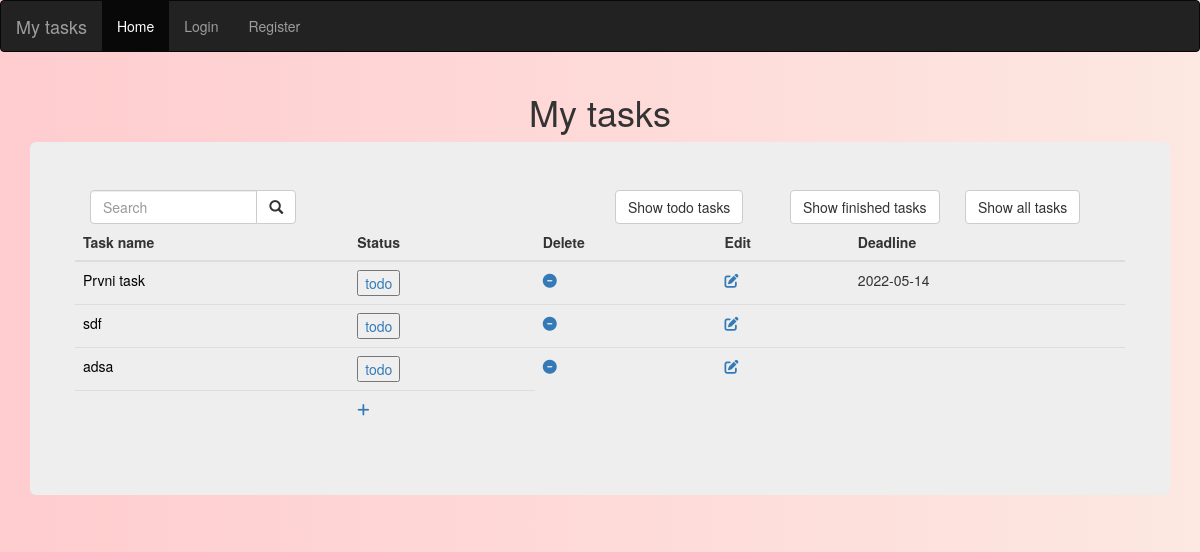
The page /show_todo on the database its author committed.
### main.py (models this page shows, shortened)
class Task(db.Model):
    __tablename__ = "tasks"
    id = db.Column(db.Integer, primary_key=True)
    user_id = db.Column(db.Integer, db.ForeignKey("users.id"))
    title = db.Column(db.String(500), unique=True, nullable=False)
    description = db.Column(db.String(500), nullable=False)
    status = db.Column(db.String(20), nullable=False)
    deadline = db.Column(db.String(30), nullable=False)

### main.py (the view)
@app.route('/show_todo', methods=["GET", "POST"])
def show_todo():
    all_tasks = db.session.query(Task).all()
    todo_tasks = [task for task in all_tasks if task.status == "todo"]
    return render_template("index.html", tasks=todo_tasks,
                           current_user=current_user)

### templates/index.html
{% extends "base.html" %}
{% block content %}
<div class="row">
    <div class="col-sm-6">
        <form action="" method="POST">
            <div class="input-group col-xs-5">
                <input type="text" class="form-control" placeholder="Search" name="search">
                <div class="input-group-btn">
                    <button class="btn btn-default" type="submit">
                        <i class="glyphicon glyphicon-search"></i>
                    </button>
                </div>
            </div>
        </form>
    </div>
    <div class="col-sm-2">
        <form action="/show_todo" method="POST">
            <button class="btn btn-default" type="submit">
                Show todo tasks
            </button>
        </form>
    </div>
    <div class="col-sm-2">
        <form action="/show_finished" method="POST">
            <button class="btn btn-default" type="submit">
                Show finished tasks
            </button>
        </form>
    </div>
    <div class="col-sm-2">
        <a href="{{ url_for('home')}}">
            <button class="btn btn-default" type="submit">
                Show all tasks
            </button>
        </a>
    </div>
    <table class="table">
        <thead>
        <tr>
            <th scope="col">Task name</th>
            <th scope="col">Status</th>
            <th scope="col">Delete</th>
            <th scope="col">Edit</th>
            <th scope="col">Deadline</th>
        </tr>
        </thead>
        <tbody>
        {% for task in tasks %}
        <tr>
            <td>
                {% if task.status=="✓": %}
                <a href="{{ url_for('detail', id=task.id) }}" style="color: green">
                    {{task.title}}</a>
                {% else:%}
                <a href="{{ url_for('detail', id=task.id) }}" style="color: black">
                    {{task.title}}</a>
                {% endif %}
            </td>
            <td>
                <a href="{{ url_for('status', id=task.id) }}">
                    <button class="">{{task.status}}</button>
                </a>
            </td>
            <td>
                <a href="{{ url_for('delete', id=task.id) }}"><i class="fa-solid fa-circle-minus "></i></a>
            </td>
            <td>
                <a href="{{ url_for('edit', id=task.id) }}"><i class="fa-solid fa-pen-to-square "></i></a>
            </td>
            <td>
                {{task.deadline}}
            </td>
        </tr>
        {% endfor %}
        <tr>
            <th>
            </th>
            <td>
                <a href="add"><i class="fa-solid fa-plus "></i></a>
            </td>
        </tr>
        </tbody>
    </table>
</div>
{% endblock %}

### static/styles.css (style rules this page uses)
.my-bg { background: #ff9a9e; background: -webkit-linear-gradient(to right, rgba(255, 154, 158, 0.5), rgba(250, 208, 196, 0.5)); background: linear-gradient(to right, rgba(255, 154, 158, 0.5), rgba(250, 208, 196, 0.5)) }

### rows shown on the page
Task: title "Prvni task", status "todo", deadline "2022-05-14"
Task: title "sdf", status "todo"
Task: title "adsa", status "todo"
